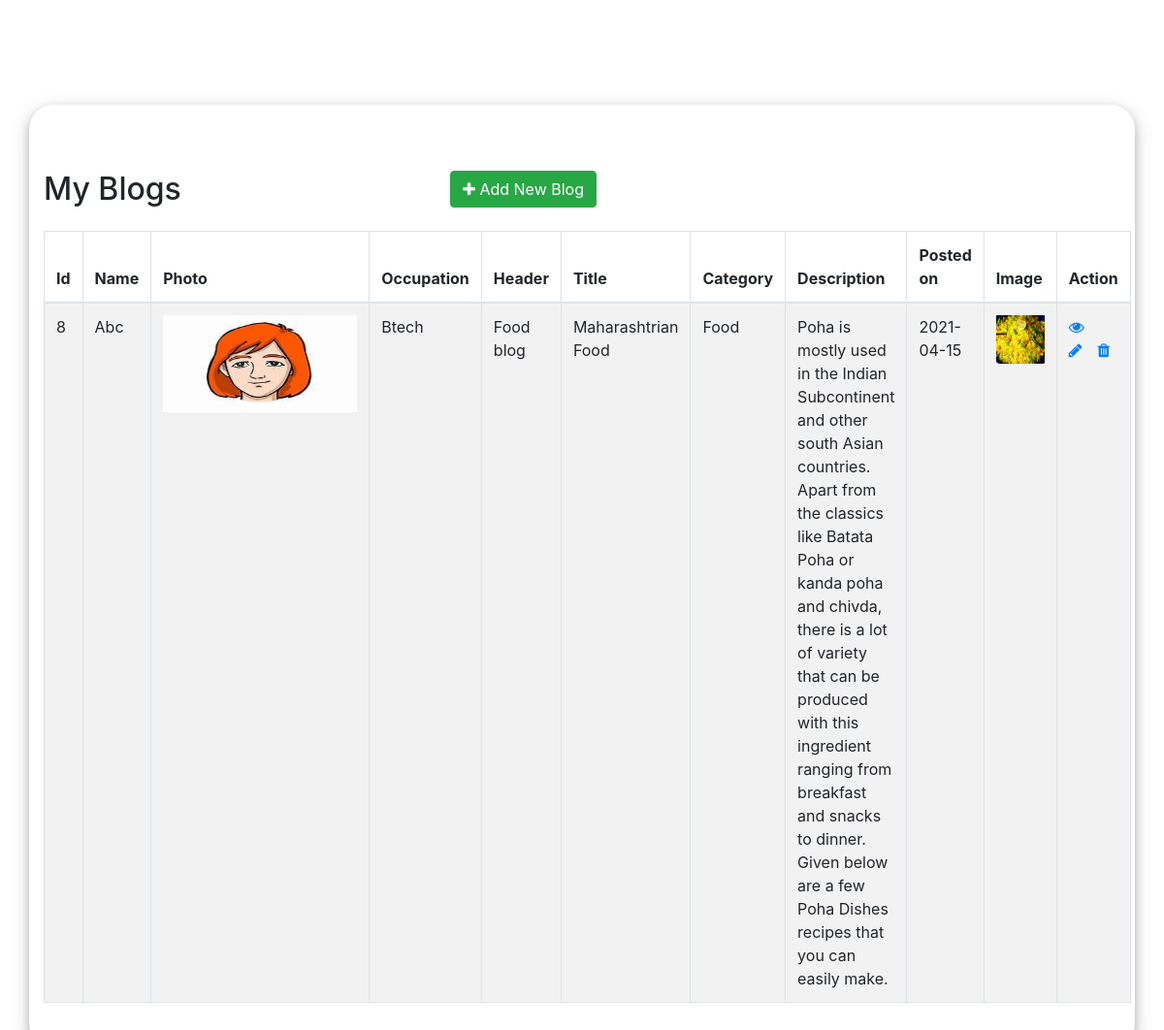
The app's page /post.php with its own data.
### tables this page shows
CREATE TABLE `post` (
  `id` int(11) NOT NULL,
  `name` varchar(100) NOT NULL,
  `photo` blob NOT NULL,
  `mywork` varchar(100) NOT NULL,
  `title1` varchar(100) NOT NULL,
  `title` varchar(255) NOT NULL,
  `category` varchar(100) NOT NULL,
  `description` text NOT NULL,
  `posted` varchar(100) NOT NULL,
  `image` blob NOT NULL
);

### post.php (the view, shortened to what this page needs)
<!DOCTYPE html>
<html lang="en">
<head>
    <link rel="stylesheet" href="https://stackpath.bootstrapcdn.com/bootstrap/4.5.2/css/bootstrap.min.css">
    <link rel="stylesheet" href="https://maxcdn.bootstrapcdn.com/font-awesome/4.7.0/css/font-awesome.min.css">
</head>
<body>
<div class="container">
    <div class="wrapper">
        <div class="container-fluid">
            <div class="row">
                <div class="col-md-12">
                    <div class="mt-5 mb-3 clearfix">
                        <h2 class="pull-left">My Blogs</h2>
                        <a href="newblog.php" class="btn btn-success pull-right"><i class="fa fa-plus"></i> Add New Blog</a>
                    </div>
                    <?php
                    require_once "config.php";
                    $sql = "SELECT * FROM post ";
                    if($result = mysqli_query($link, $sql)){
                        if(mysqli_num_rows($result) > 0){
                            echo '<table class="table table-bordered table-striped">';
                                echo "<thead>";
                                    echo "<tr>";
                                        echo "<th>Id</th>";
										echo "<th>Name</th>";
										echo "<th>Photo</th>";
										echo "<th>Occupation</th>";
										echo "<th>Header</th>";
                                       echo "<th>Title</th>";
                                        echo "<th>Category</th>";
										echo "<th>Description</th>";
										echo "<th>Posted on</th>";
										echo "<th>Image</th>";
                                        echo "<th>Action</th>";
                                    echo "</tr>";
                                echo "</thead>";
                                echo "<tbody>";
                                while($row = mysqli_fetch_array($result)){
                                    echo "<tr>";
                                        echo "<td>" . $row['id'] . "</td>";
                                        echo "<td>" . $row['name'] . "</td>";
										 echo "<td>" . '<img src="'.$row['photo'].'"  style="width:200px; height:100px;">';  "</td>";
										echo "<td>" . $row['mywork'] . "</td>";
										echo "<td>" . $row['title1'] . "</td>";
										echo "<td>" . $row['title'] . "</td>";
									    echo "<td>" . $row['category'] . "</td>";
                                        echo "<td>" . $row['description'] . "</td>";
										 echo "<td>" . $row['posted'] . "</td>";
										  echo "<td>" . '<img src="'.$row['image'].'"  style="width:50px; height:50px;">' .  "</td>";
										echo "<td>";
                                            echo '<a href="view.php?id='. $row['id'] .'" class="mr-3" title="View Record" data-toggle="tooltip"><span class="fa fa-eye"></span></a>';
                                            echo '<a href="update.php?id='. $row['id'] .'" class="mr-3" title="Update Record" data-toggle="tooltip"><span class="fa fa-pencil"></span></a>';
                                            echo '<a href="delete.php?id='. $row['id'] .'" title="Delete Record" data-toggle="tooltip"><span class="fa fa-trash"></span></a>';
                                        echo "</td>";
                                    echo "</tr>";
                                }
                                echo "</tbody>";
                            echo "</table>";
                        } else{
                            echo '<div class="alert alert-danger"><em>No records were found.</em></div>';
                        }
                    } else{
                        echo "Oops! Something went wrong. Please try again later.";
                    }
                    ?>
                </div>
            </div>
        </div>
    </div>
	</div>
</body>
</html>

### post.php (style rules this page uses)
.wrapper { width: 600px; margin-right:2px; }
table tr td:last-child { width: 500px; }
.container { position: relative; border-radius: 5px; background-color: #ffffff; padding: 20px 0px 30px 0px; margin-top:9%; height:auto; width:auto; border-radius: 25px; box-shadow: 0 4px 8px 0 rgba(0, 0, 0, 0.2), 0 6px 20px 0 rgba(0, 0, 0, 0.19); }

### records on screen
post: id "8", name "Abc", photo (picture), mywork "Btech", title1 "Food blog", title "Maharashtrian Food", category "Food", description "Poha is mostly used in the Indian Subcontinent and other south Asian countries. Apart from the classics like Batata Poha or kanda poha and chivda, there is a lot of variety that can be produced with this ingredient ranging from breakfast and snacks to dinner. Given below are a few Poha Dishes recipes that you can easily make.", posted "2021-04-15", image (picture)
